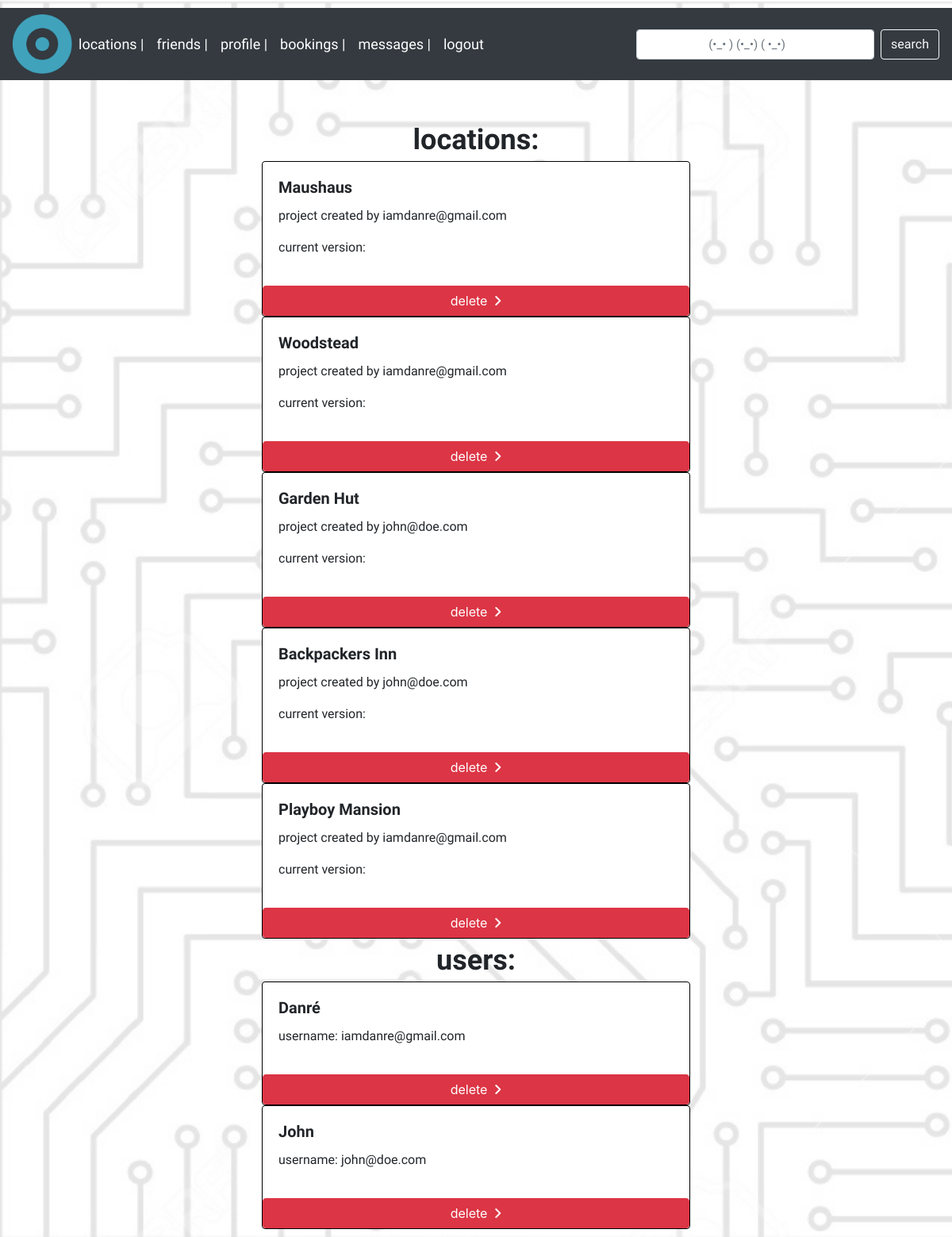
The app's page /admin.php with its own data.
### tables this page shows
CREATE TABLE `tbLocations` (
  `projID` int(11) NOT NULL,
  `name` char(50) NOT NULL,
  `address` char(100) NOT NULL,
  `type` char(50) NOT NULL,
  `description` text NOT NULL,
  `creationdate` date NOT NULL,
  `owner` char(50) NOT NULL,
  `members` text NOT NULL,
  `status` char(50) NOT NULL DEFAULT 'new',
  `files` blob,
  `pic` varchar(50) DEFAULT NULL
);

CREATE TABLE `tbUsers` (
  `user_id` int(11) NOT NULL,
  `name` char(100) NOT NULL,
  `surname` char(100) NOT NULL,
  `password` char(100) NOT NULL,
  `email` char(100) NOT NULL,
  `birthday` date NOT NULL,
  `projects` text,
  `more` varchar(500) DEFAULT NULL,
  `friends` varchar(2000) DEFAULT NULL,
  `newMessage` int(11) NOT NULL DEFAULT '0',
  `cnumber` char(20) NOT NULL,
  `picurl` char(100) NOT NULL
);

### admin.php (the view)
<?php
include 'db.php';
include 'head.php';
?>
<?php
$projquery = "SELECT * FROM tbLocations";
$projresult = $mysqli->query($projquery);
if($projresult){
echo 	"<div class='projlabel'>locations:</div>";
foreach ($projresult as $projresult){
		$projName = $projresult['name'];
		$projLang = $projresult['languages'];
		$projOwn = $projresult['owner'];
		$projVer = $projresult['version'];
		$projId = $projresult['projID'];
		echo "<div class='container'>
		<div class='card' style='margin: auto; width: 50%;'>
		<div class='card-body'>
		<h5 class='card-title'><b>$projName</b></h5>
		<p class='card-text'>$projLang project created by $projOwn</p>
		<p class='card-text'>current version: $projVer</p>
		</div>
		<form action='deleteProject.php' method='POST' enctype='multipart/form-data'>
			<fieldset>
				<div class='row mt-3'>
					<div class='col-12'>
					<input type='hidden' name='projID' value='$projId'>
						<button style='type='submit' class='btn btn-danger btn-block'>delete<i class='fa fa-angle-right'></i></button>
					</div>
				</div>
			</fieldset>
		</form>
		</div>
		</div>";
	}
}
$userquery = "SELECT * FROM tbUsers";
$userresult = $mysqli->query($userquery);
if($userresult){
echo 	"<div class='projlabel'>users:</div>";
foreach ($userresult as $userresult){
		$userName = $userresult['name'];
		$userEmail = $userresult['email'];
		echo "<div class='container'>
		<div class='card' style='margin: auto; width: 50%;'>
		<div class='card-body'>
		<h5 class='card-title'><b>$userName</b></h5>
		<p class='card-text'>username: $userEmail</p>
		</div>
		<form action='deleteMe.php' method='POST' enctype='multipart/form-data'>
			<fieldset>
				<div class='row mt-3'>
					<div class='col-12'>
						<input type='hidden' name='userToDelete' value='$userEmail'>
						<button type='submit' class='btn btn-danger btn-block'>delete<i class='fa fa-angle-right'></i></button>
					</div>
				</div>
			</fieldset>
		</form>
		</div>
		</div>";
	}
}
?>
</div>
</body>
</html>

### style/style.css (style rules this page uses)
div.card-body { font-family: 'Chilanka', cursive; }
i.fa { margin-left: 0.5em; }
@media (min-width: 992px) { i.fa { transition: all 0.5s; } }
body { background-image: url("../img/bg.jpg"); background-repeat: no-repeat; background-size:cover; background-attachment: fixed; padding-top: 10px; padding-bottom: 10px; }
div.projlabel { font-family: 'Chilanka', cursive; font-size: 36px; font-weight: bold; text-align: center; }
.card { border-color: black; }

### records on screen
tblocations: name "Maushaus", owner "iamdanre@gmail.com"
tblocations: name "Woodstead", owner "iamdanre@gmail.com"
tblocations: name "Garden Hut", owner "john@doe.com"
tblocations: name "Backpackers Inn", owner "john@doe.com"
tblocations: name "Playboy Mansion", owner "iamdanre@gmail.com"
tbusers: name "Danré", email "iamdanre@gmail.com"
tbusers: name "John", email "john@doe.com"
